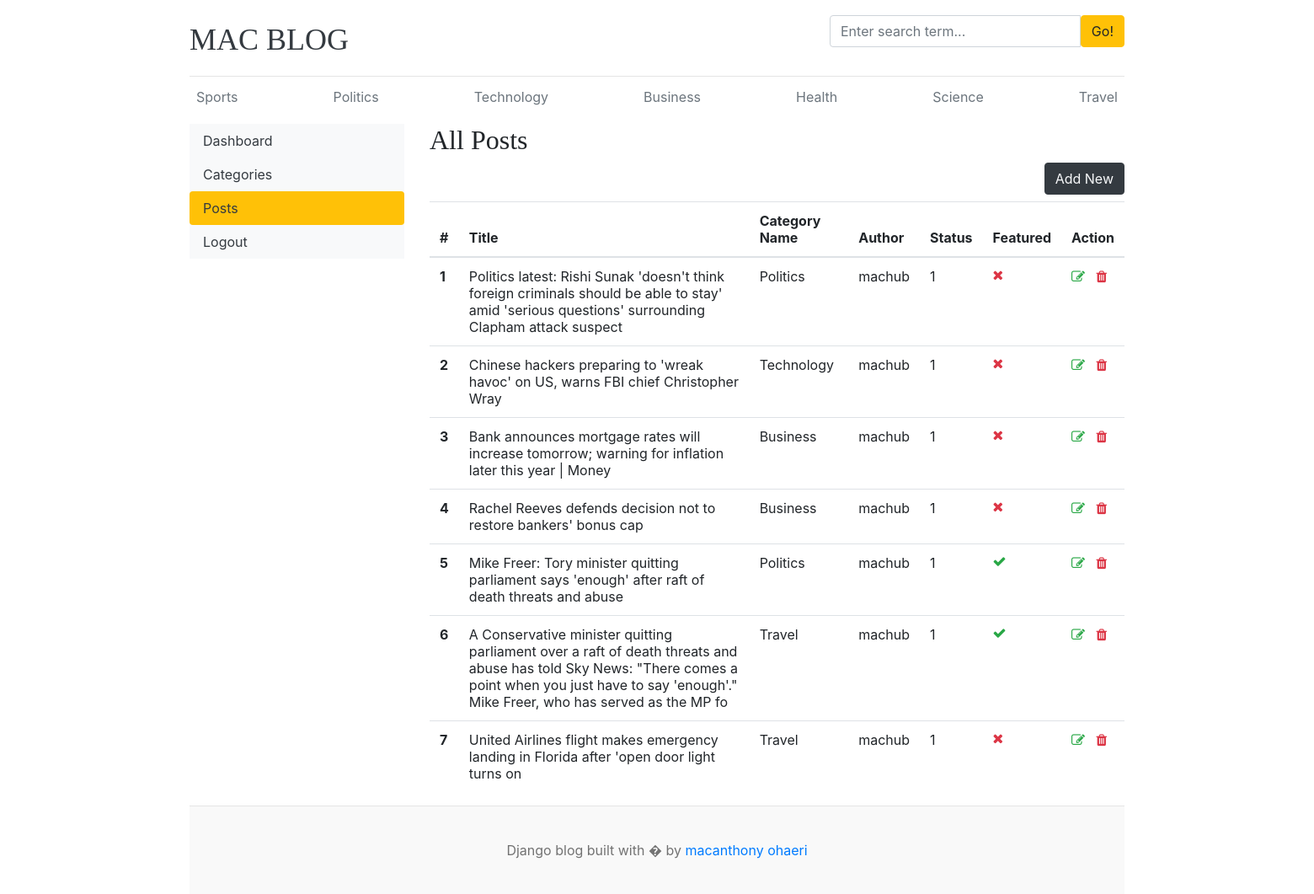
/dashboard/posts/, run on an earlier commit of the app's database.
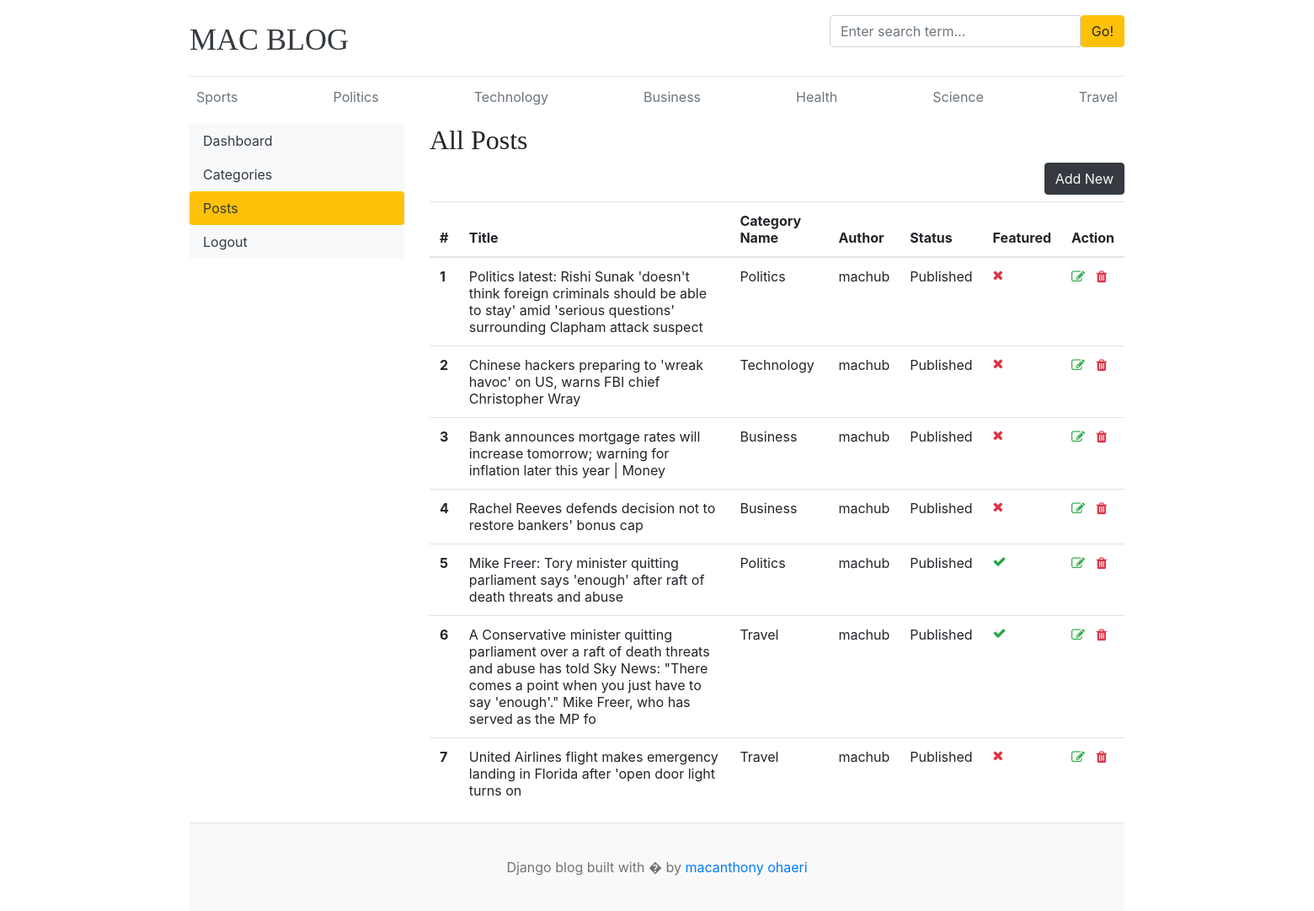
And on a later commit of the database.
### blog_app/models.py (models this page shows, shortened)
class Blog(models.Model):
    title = models.CharField(max_length=250)
    slug = models.SlugField(max_length=250, blank=True, unique=True)
    category = models.ForeignKey(Category, on_delete=models.CASCADE)
    author = models.ForeignKey(User, on_delete=models.CASCADE)
    feature_image = models.ImageField(upload_to='upload/%Y/%M/%D/')
    short_description = models.TextField(max_length=5000)
    blog_body = models.TextField(max_length=10000, default='')
    status = models.CharField(max_length=20, choices=STATUS_CHOICES, default='Draft')
    is_featured = models.BooleanField(default=False)
    created = models.DateTimeField(auto_now_add=True)
    updated = models.DateTimeField(auto_now=True)

class Category(models.Model):
    category_name = models.CharField(max_length=250)
    created_at = models.DateTimeField(auto_now_add=True)
    updated = models.DateTimeField(auto_now=True)
    def __str__(self):
        return self.category_name
    class Meta:
        verbose_name_plural = "categories"

### dashboards/views.py (the view)
# urls.py: path('posts/', views.posts, name='posts'),
def posts(request):
    posts = Blog.objects.all()
    context = {'posts': posts}
    return render(request, 'dashboard/posts.html', context)

### blog_app/context_processors.py (called while the page is built)
def get_categories(request):
    categories = Category.objects.all()
    return dict(categories=categories)

def get_social_links(request):
    social_links = SocialLink.objects.all()
    return dict(social_links=social_links)

### templates/dashboard/posts.html (shortened to what this page needs)
{% extends 'base.html' %}
{% block content %}
    <div class="row">
            {% include 'dashboard/sidebar.html' %}
        <div class="col-md-9">
            <h2>All Posts</h2>
            <a href="{% url 'add_post' %}" class="btn btn-dark text-light float-right mb-2">Add New</a>
            <table class="table table-hover">
              <thead>
                <tr>
                  <th>#</th>
                  <th>Title</th>
                  <th>Category Name</th>
                  <th>Author</th>
                  <th>Status</th>
                  <th>Featured</th>
                  <th>Action</th>
                </tr>
              </thead>
              <tbody>
              {% for post in posts %}
                <tr>
                  <th scope="row">{{forloop.counter}}</th>
                  <td>{{post.title}}</td>
                  <td>{{post.category}}</td>
                  <td>{{post.author}}</td>
                  <td>{{post.status}}</td>
                  <td>{% if post.is_featured %}<i class="fa fa-check text-success"></i>{% else %}<i class="fa fa-times text-danger"></i>{% endif %}</td>
                  <td>
                      <a href="{% url 'edit_post' post.id %}"><i class="fa fa-edit text-success"></i></a>
                      <a href="{% url 'delete_post' post.id %}"><i class="fa fa-trash text-danger"></i></a>
                  </td>
                </tr>
                {% endfor %}
              </tbody>
            </table>
        </div>
    </div>
{% endblock %}

What changed in the data, as far as the page shows it:
changed Blog (number 1 of 7 on the later page): status "1" → "Published"
changed Blog "Technology": status "1" → "Published"
changed Blog (number 3 of 7 on the later page): status "1" → "Published"
changed Blog "Rachel Reeves defends decision not to restore bankers' bonus cap": status "1" → "Published"
changed Blog (number 5 of 7 on the later page): status "1" → "Published"
changed Blog (number 6 of 7 on the later page): status "1" → "Published"
changed Blog (number 7 of 7 on the later page): status "1" → "Published"
